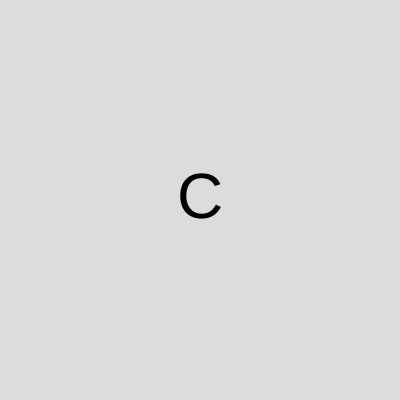
Frame 1 (no input)
Frame 60 (no input): identical to frame 1, image omitted
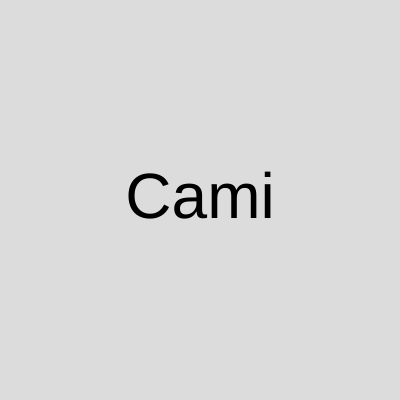
Frame 120 (the mouse pressed at the canvas centre since frame 60)

The p5.js sketch that drew these frames (run headless with seeded random() and noise() and a simulated clock; from frame 60 on, the mouse is pressed at the canvas centre):

// p5.js sketch
// ── sketch.js
let palavra;

function setup() {
  createCanvas(400, 400);
  palavra=palavraAleatoria();
}
function palavraAleatoria (){
let palavras = ["Caminhante","Caminho","Caminha"];
return random(palavras);
}

function inicializaCores(){
background(220);
fill("BLACK");
textSize(64);
textAlign(CENTER,CENTER);
}

function palavraParcial (minimo,maximo){
let quantidade=map(mouseX,minimo,maximo,1,palavra.length);
let parcial=palavra.substring(0,quantidade);
return parcial;
}
function draw(){
inicializaCores();

let parcial=palavraParcial(0,width)
text(parcial,200,200);
}
